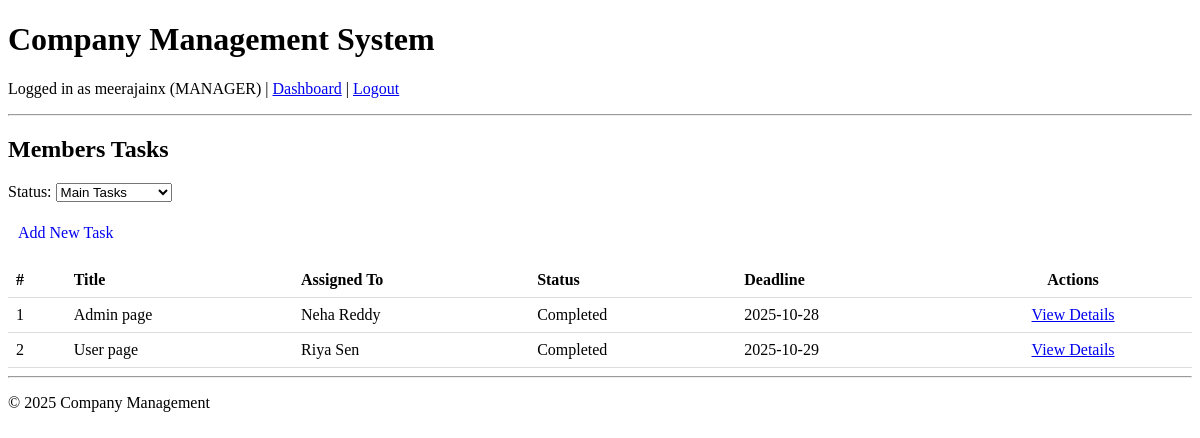
Before: /tasks/EmployeeTasks/ (signed in) with the older database file.
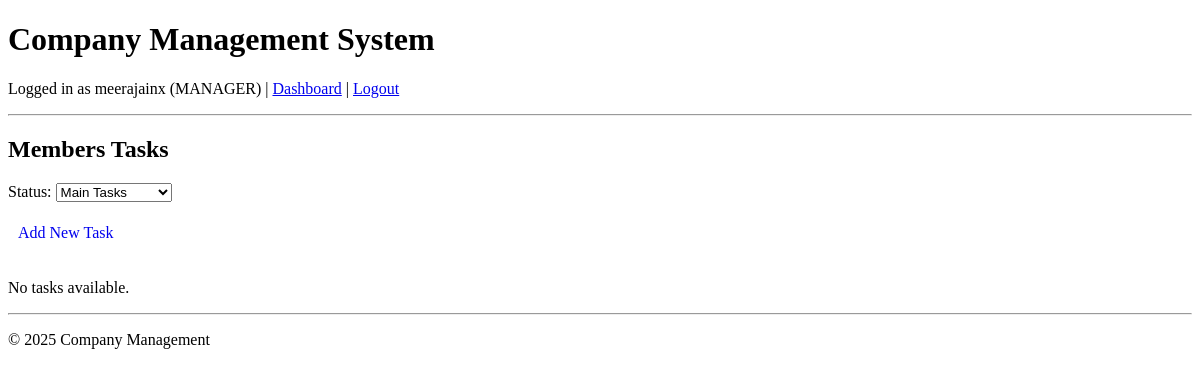
After: the same page with the newer database file.
### tasks/models.py (models this page shows, shortened)
class Task(models.Model):
    STATUS_CHOICES = [
    ('Assigned', 'Assigned'),
    ('In Progress', 'In Progress'),
    ('Submitted', 'Submitted'),
    ('Needs Revision', 'Needs Revision'),
    ('Approved', 'Approved'),
    ('Completed', 'Completed'),
    ]
    ticket = models.ForeignKey(Ticket, on_delete=models.CASCADE,null=True, related_name='tasks')
    title = models.CharField(max_length=200,null=False,default="No Title")
    description = models.TextField(blank=True)
    created_by = models.ForeignKey(
    CustomUser, on_delete=models.SET_NULL, null=True, blank=True, related_name='created_tasks'
    )
    assigned_to = models.ForeignKey(EmployeeProfile, on_delete=models.SET_NULL, null=True, blank=True, related_name='tasks')
    parent_task = models.ForeignKey(
        'self',
        on_delete=models.CASCADE,
        null=True,
        blank=True,
        related_name='subtasks'
    )
    assigned_department = models.ForeignKey(
        Department, on_delete=models.SET_NULL, null=True, blank=True, related_name='department_tasks'
    )
    deadline = models.DateField(null=True, blank=True,default=default_deadline)
    status = models.CharField(max_length=20, choices=STATUS_CHOICES, default='Assigned')
    created_at = models.DateTimeField(auto_now_add=True)
    updated_at = models.DateTimeField(auto_now=True)

### users/models.py (models this page shows, shortened)
class EmployeeProfile(models.Model):
    user = models.OneToOneField(settings.AUTH_USER_MODEL, on_delete=models.CASCADE)
    department = models.ForeignKey(Department, on_delete=models.SET_NULL, null=True)
    position = models.ForeignKey(Position, on_delete=models.SET_NULL, null=True)
    benefits = models.ManyToManyField(Benefit, blank=True)
    date_of_joining = models.DateField()
    salary = models.DecimalField(max_digits=10, decimal_places=2, null=True, blank=True)
    skills = models.TextField(blank=True)

class CustomUser(AbstractUser):
    ROLE_ADMIN = 'ADMIN'
    ROLE_MANAGER = 'MANAGER'
    ROLE_EMPLOYEE = 'EMPLOYEE'
    ROLE_CUSTOMER = 'CUSTOMER'
    ROLE_CHOICES = (
        (ROLE_ADMIN, 'Admin/HR'),
        (ROLE_MANAGER, 'Manager'),
        (ROLE_EMPLOYEE, 'Employee'),
        (ROLE_CUSTOMER,'Customer')
    )
    name=models.CharField(max_length=500,null=False)
    role = models.CharField(max_length=20, choices=ROLE_CHOICES, default=ROLE_EMPLOYEE)
    phone = models.CharField(max_length=15, blank=True, null=True)
    groups = models.ManyToManyField(
        'auth.Group',
        related_name='customuser_set',  # different from auth.User.user_set
        blank=True,
        help_text='The groups this user belongs to.'
    )
    user_permissions = models.ManyToManyField(
        'auth.Permission',
        related_name='customuser_set',  # different from auth.Permission.user_set
        blank=True,
        help_text='Specific permissions for this user.'
    )

### tasks/views.py (the view)
# urls.py: path('EmployeeTasks/', views.emp_task_list_manager, name='emp_task_list_manager'),
@login_required
@manager_required
def emp_task_list_manager(request):
    TaskFilter=TaskStatus()
    managed_departments = Department.objects.filter(manager=request.user)
    all_departments = []
    for dept in managed_departments:
        all_departments.append(dept)
        all_departments.extend(get_all_subdepartments(dept))
    all_departments = list(set(all_departments))
    if request.method == 'GET' and request.GET.get('Status') and request.GET.get('Status')!="0":
        managed_departments = Department.objects.filter(manager=request.user)
        tasks = Task.objects.filter(Q(assigned_to__department__in=all_departments),status=request.GET.get('Status'))
        TaskFilter = TaskStatus(initial={'Status': request.GET.get('Status')})
    else:
        tasks = Task.objects.filter(Q(assigned_to__department__in=all_departments)
        )
    return render(request, 'tasks/task_list_manager.html', {'tasks': tasks,"status":TaskFilter,"Title":"Members Tasks"})

### tasks/forms.py
class TaskStatus(forms.Form):
    STATUS_CHOICES = [
    ('Main Tasks','Main Tasks'),
    ('All', 'All'),
    ('Assigned', 'Assigned'),
    ('In Progress', 'In Progress'),
    ('Submitted', 'Submitted'),
    ('Needs Revision', 'Needs Revision'),
    ('Approved', 'Approved'),
    ('Completed', 'Completed'),
    ]
    Status = forms.ChoiceField(choices=STATUS_CHOICES,widget=forms.Select(attrs={'onchange': 'this.form.submit();'}))

### tasks/views.py (called while the page is built)
def get_all_subdepartments(department):
    subs = list(department.sub_departments.all())
    for sub in department.sub_departments.all():
        subs.extend(get_all_subdepartments(sub))
    return subs

### tasks/templates/tasks/task_list_manager.html (shortened to what this page needs)
{% extends 'base.html' %}
{% block content %}
<h2>{{Title}}</h2>
<form method="get" id="filterForm" style="margin-bottom: 15px;">
    {{ status.as_p }}
</form>
<a href="{% url 'task_add' %}" style="display: inline-block; margin-bottom: 15px; padding: 6px 10px; text-decoration: none;">
    Add New Task
</a>
{% if tasks %}
<table style="width: 100%; border-collapse: collapse;">
    <thead>
        <tr>
            <th style="padding: 8px; text-align: left; border-bottom: 1px solid #ddd;">#</th>
            <th style="padding: 8px; text-align: left; border-bottom: 1px solid #ddd;">Title</th>
            <th style="padding: 8px; text-align: left; border-bottom: 1px solid #ddd;">Assigned To</th>
            <th style="padding: 8px; text-align: left; border-bottom: 1px solid #ddd;">Status</th>
            <th style="padding: 8px; text-align: left; border-bottom: 1px solid #ddd;">Deadline</th>
            <th style="padding: 8px; text-align: left; border-bottom: 1px solid #ddd;text-align: center;">Actions</th>
        </tr>
    </thead>
    <tbody>
        {% for task in tasks %}
        <tr>
            <td style="padding: 8px; border-bottom: 1px solid #ddd;">{{ forloop.counter }}</td>
            <td style="padding: 8px; border-bottom: 1px solid #ddd;">{{ task.title }}</td>
            <td style="padding: 8px; border-bottom: 1px solid #ddd;">{% if task.assigned_department %}Dept: {{task.assigned_department.name}}{% else %}{{ task.assigned_to.user.name }}{% endif %}</td>
            <td style="padding: 8px; border-bottom: 1px solid #ddd;">{{ task.status }}</td>
            <td style="padding: 8px; border-bottom: 1px solid #ddd;">{{ task.deadline|date:"Y-m-d" }}</td>
            <td style="padding: 8px; border-bottom: 1px solid #ddd; text-align: center;">
                    <a href="{% url 'task_detail' task.id %}">View Details</a>
            </td>
        </tr>
        {% endfor %}
    </tbody>
</table>
{% else %}
<p>No tasks available.</p>
{% endif %}
{% endblock %}

Changed rows visible on the page:
removed Task: title "Admin page", assigned_to.user.name "Neha Reddy", status "Completed", deadline "2025-10-28"
removed Task: title "User page", assigned_to.user.name "Riya Sen", status "Completed", deadline "2025-10-29"
Other visible differences:
text no longer shown: "# Title Assigned To Status Deadline Actions"
text now shown: "No tasks available."
